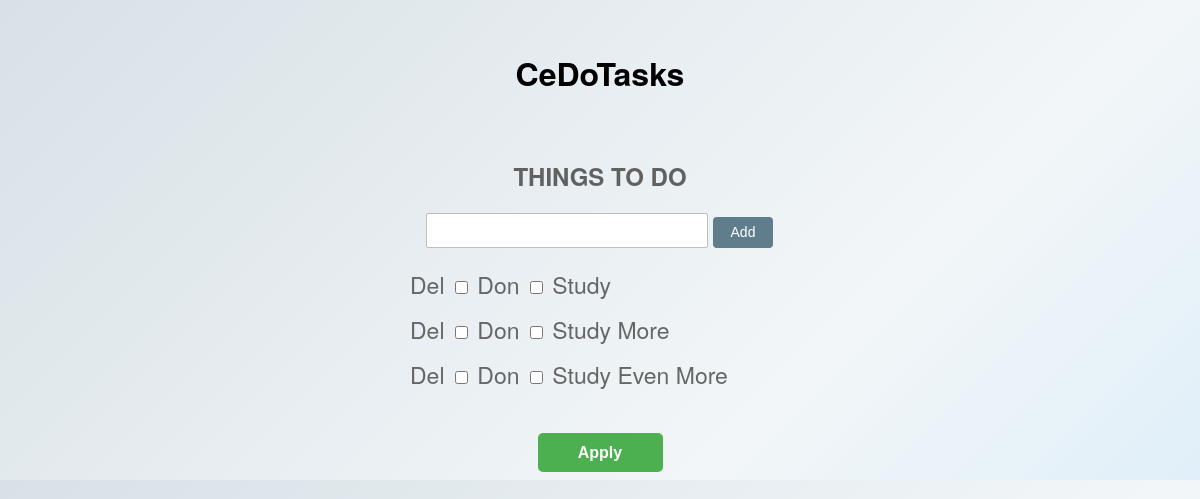
The page /lists/1/ on the database as committed earlier.
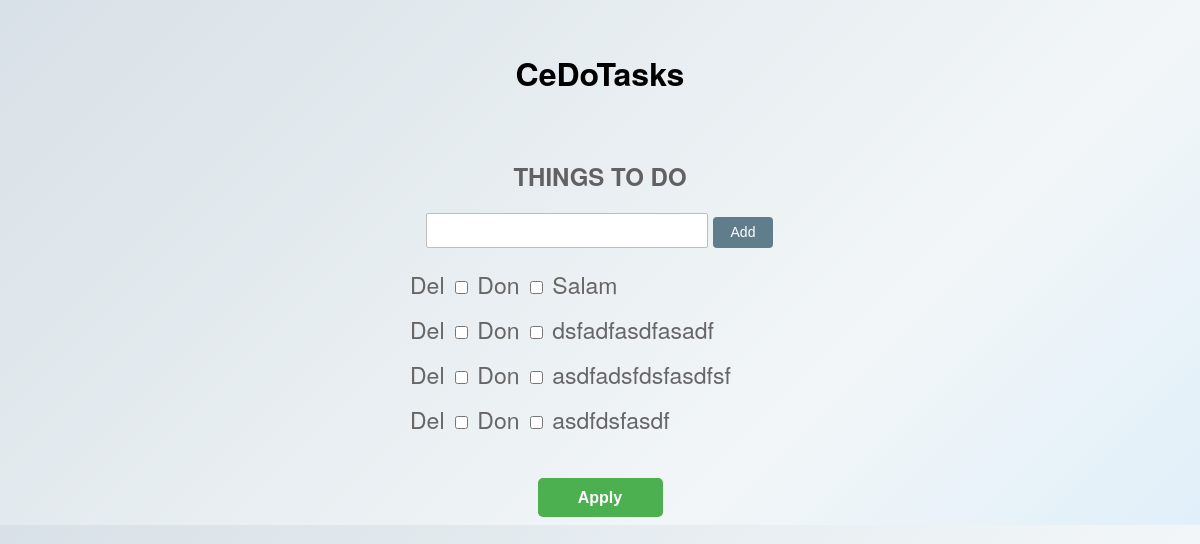
The same page on the database as committed later.
### tasks/models.py (models this page shows)
class Tasks(models.Model):
    title = models.CharField(max_length=200)
    list = models.ForeignKey(Lists)

### tasks/views.py (the view, shortened to what this page needs)
# urls.py: url(r'^lists/(?P<listid>\d+)/$', 'tasks.views.tasks'),
def tasks(request, listid):
    newTaskForm = TaskForm()
    return render(request, 'tasks.html', {
        'PageTitle': "CeDoTasks - Tasks",
        'task': Tasks.objects.filter(list_id=listid),
        'newTaskForm': newTaskForm,
    })

### tasks/forms.py
class TaskForm(forms.Form):
    title = forms.CharField(required=True, max_length=200)

### tasks/templates/tasks.html (shortened to what this page needs)
{% extends "layout.html" %}
{% block pageBody %}
    <div class="top-head">
        <h1>CeDoTasks</h1>
        <h2>THINGS TO DO</h2>
    </div>
    <div class="container">
        <form action="." method="post">
            <div class="input">
                {{ newTaskForm.title }}
                <input type="submit" value="Add">
            </div>
        </form>
        <form action="." method="post" id="task-list">
            <ul>
                {% for item in task %}
                    <li>
                        Del <input class="deleted" type="checkbox" value="{{ item.id }}" name="Deletechoices[]">
                        Don <input type="checkbox" value="{{ item.id }}" name="Donechoices[]">
                        {{ item.title }}
                    </li>
                {% endfor %}
            </ul>
            <button type="submit" name="apply">Apply</button>
        </form>
    </div>
{% endblock %}

Rows that differ between the two databases and show on the page:
removed Tasks: title "Study"
removed Tasks: title "Study More"
no longer on this page (row edited): Tasks: title "Study Even More"
added Tasks: title "Salam"
added Tasks: title "dsfadfasdfasadf"
added Tasks: title "asdfadsfdsfasdfsf"
added Tasks: title "asdfdsfasdf"
